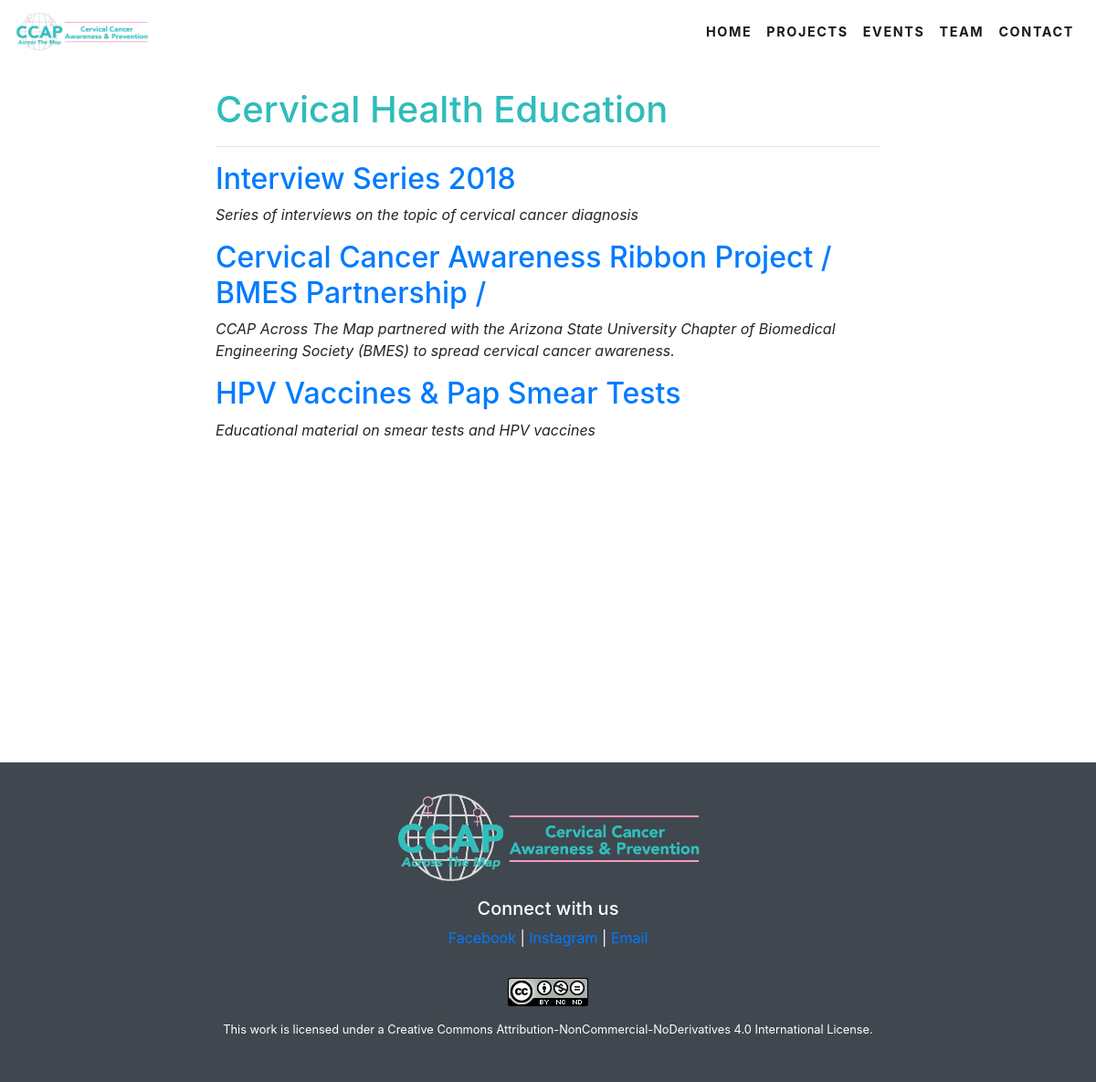
Screenshot of /projects/c94df26f19c4409abe43547cb1cc3fa5/ with the database file from the repository.
### projects/models.py (models this page shows)
class Project_post(models.Model):
    title = models.CharField(max_length=255)
    description = models.TextField()
    content = RichTextUploadingField()
    project = models.ForeignKey('Project',  on_delete=models.CASCADE )
    post_number = models.IntegerField(default=0)

class Project(models.Model):
    title = models.CharField(max_length=255)
    description = models.TextField()
    uuid = models.UUIDField(primary_key=True, default=uuid.uuid4, editable=True)

### projects/views.py (the view)
# urls.py: path('<uuid>/', views.project_posts, name="project_posts"),
def project_posts(request, uuid):
    post = Project_post.objects.filter(project = uuid)
    context = {
        "posts": post
    }
    return render(request, 'project_posts.html', context)

### projects/templates/project_posts.html
{% extends "base.html" %}
{% block page_content %}
<div class="container-fluid" style="padding-bottom: 20rem;">
    <div class="col-md-8 offset-md-2">
        <div class = "underline"> <h1 style="color: #2fbcbb; padding-top: 5rem; "> {{ posts.0.project.title }} </h1> </div>
        <hr>
        {% for post in posts %}
        <h2><a href="{% url 'projects_index' post.project.uuid post.post_number %}">{{ post.title }}</a></h2>
        <p><i>{{ post.description }} </i></p>
        {% endfor %}
    </div>
</div>
{% endblock %}

### static/fixed.css (style rules this page uses)
[class*="col-"] { padding: 1rem; }
.row, .container-fluid { margin-left: 0px!important; margin-right: 0px!important; }

### rows the page displays
Project_post: project.title "Cervical Health Education", title "Interview Series 2018", description "Series of interviews on the topic of cervical cancer diagnosis"
Project_post: title "Cervical Cancer Awareness Ribbon Project / BMES Partnership /", description "CCAP Across The Map partnered with the Arizona State University Chapter of Biomedical Engineering Society (BMES) to spread cervical cancer awareness."
Project_post: title "HPV Vaccines & Pap Smear Tests", description "Educational material on smear tests and HPV vaccines"
